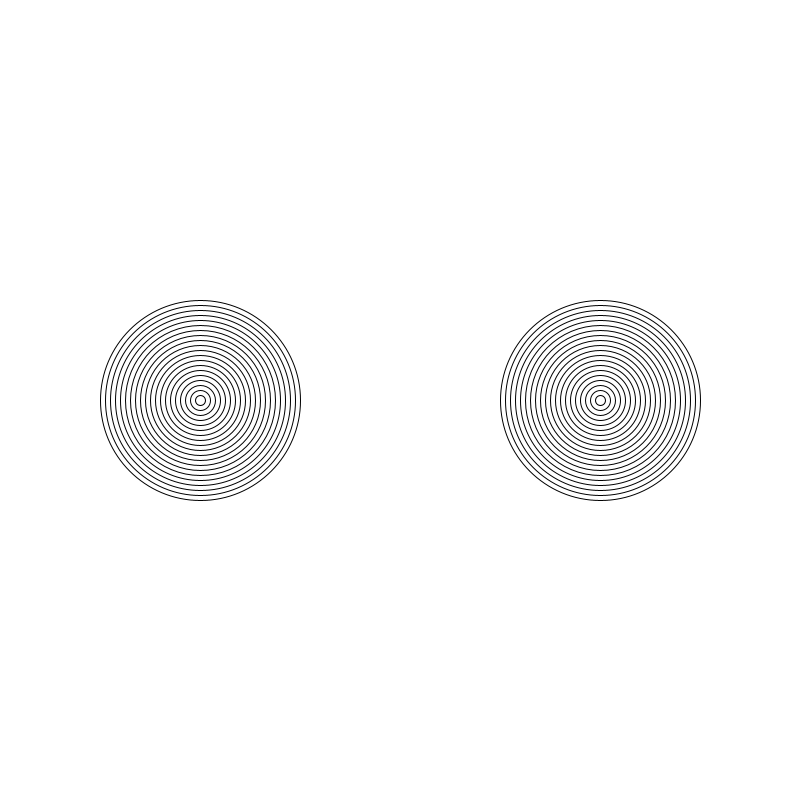
Frame 1 (no input)
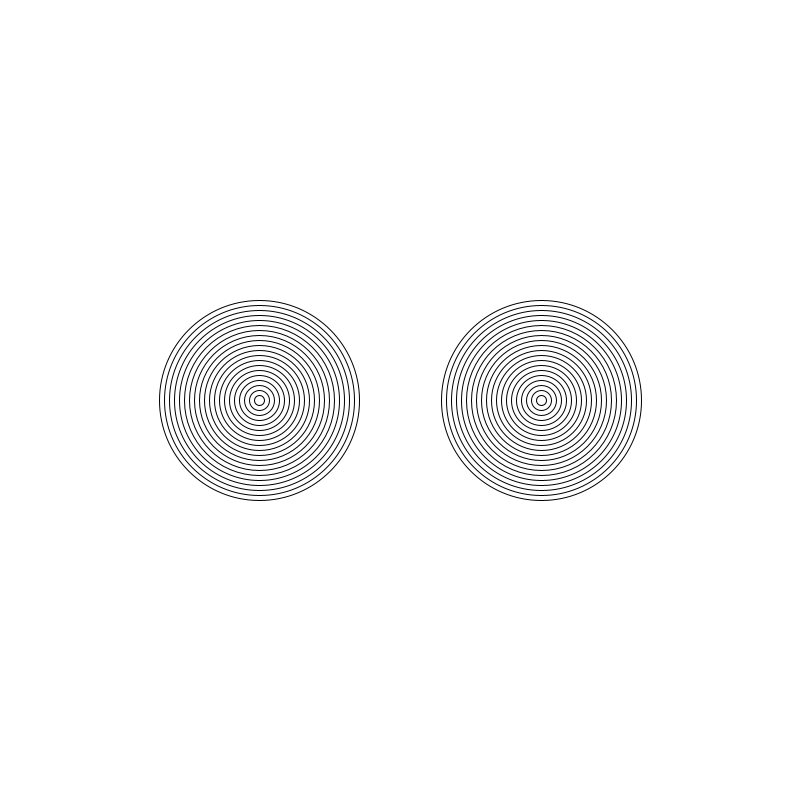
Frame 60 (the mouse pressed at the canvas centre just before this capture)
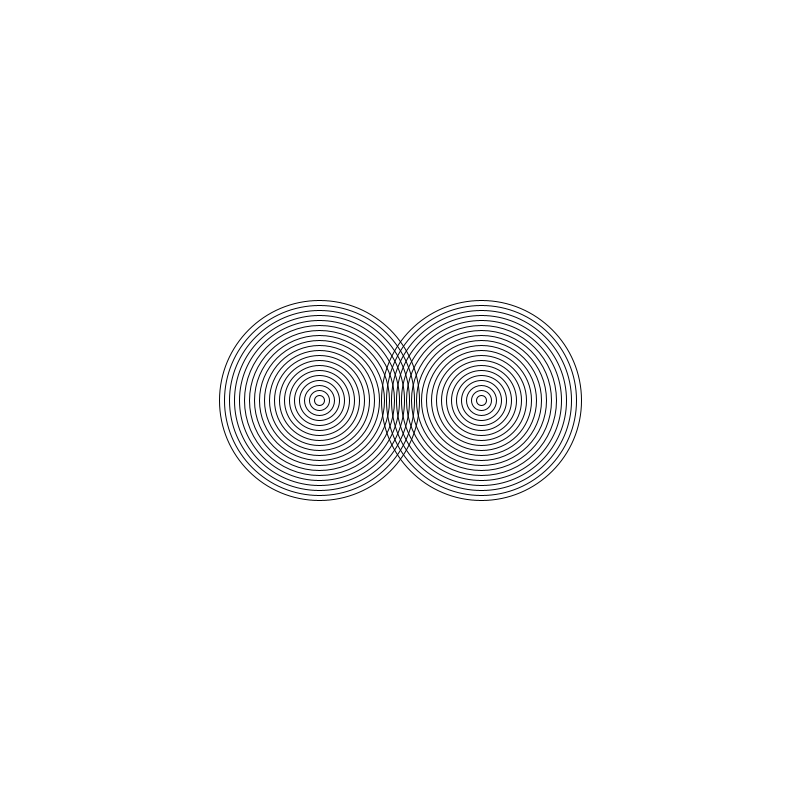
Frame 120 (the mouse held since frame 60 and released just before this capture)

The Processing sketch that drew these frames (run headless with seeded random() and noise(); from frame 60 on, the mouse is pressed at the canvas centre):

// Processing sketch: sketch_170730a
// ── sketch_170730a.pde
void setup(){






size(800,800);

}

int speed = 1;
int x = 200;
int y = 400;
int x1 = 600;
int y1= 400;
void draw(){
int a = 200;
int b = 200;
int a1 = 200;
int b1 = 200;
 background(255,255,255);
 noFill();
for (int i = 0; i<20; i++){
  ellipse(x,y,a,b);
a = a-10;
b = b-10;
}

for (int b2 = 0; b2<20; b2++){
  ellipse(x1,y1,a1,b1);
a1 = a1-10;
b1 = b1-10;
}
if(x1 <= 100 && x >= 700){
speed = speed* -1;

}
if(x <= 100 && x1 >= 700){
speed = speed * -1;
}
x = x + speed;
x1 = x1 - speed;




}
